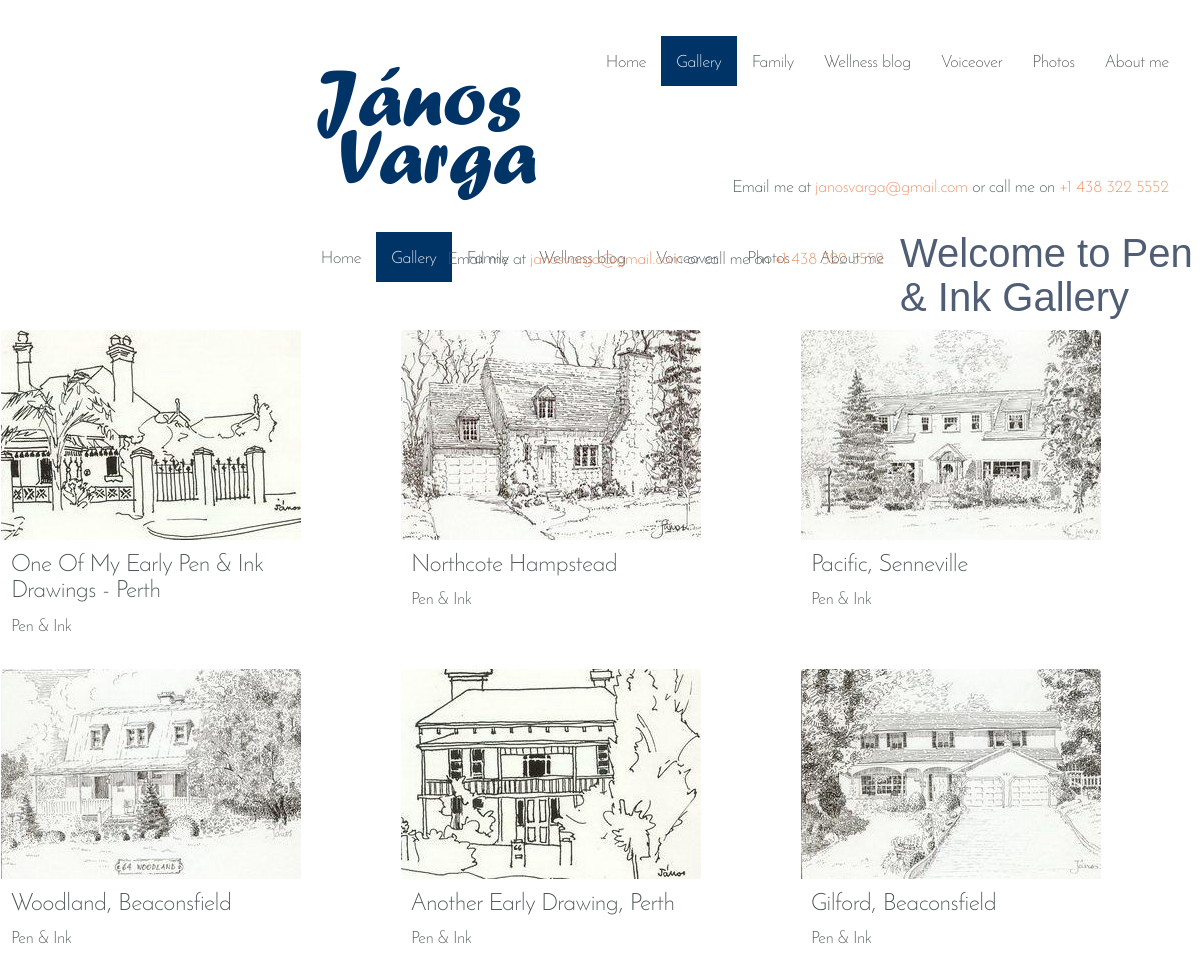
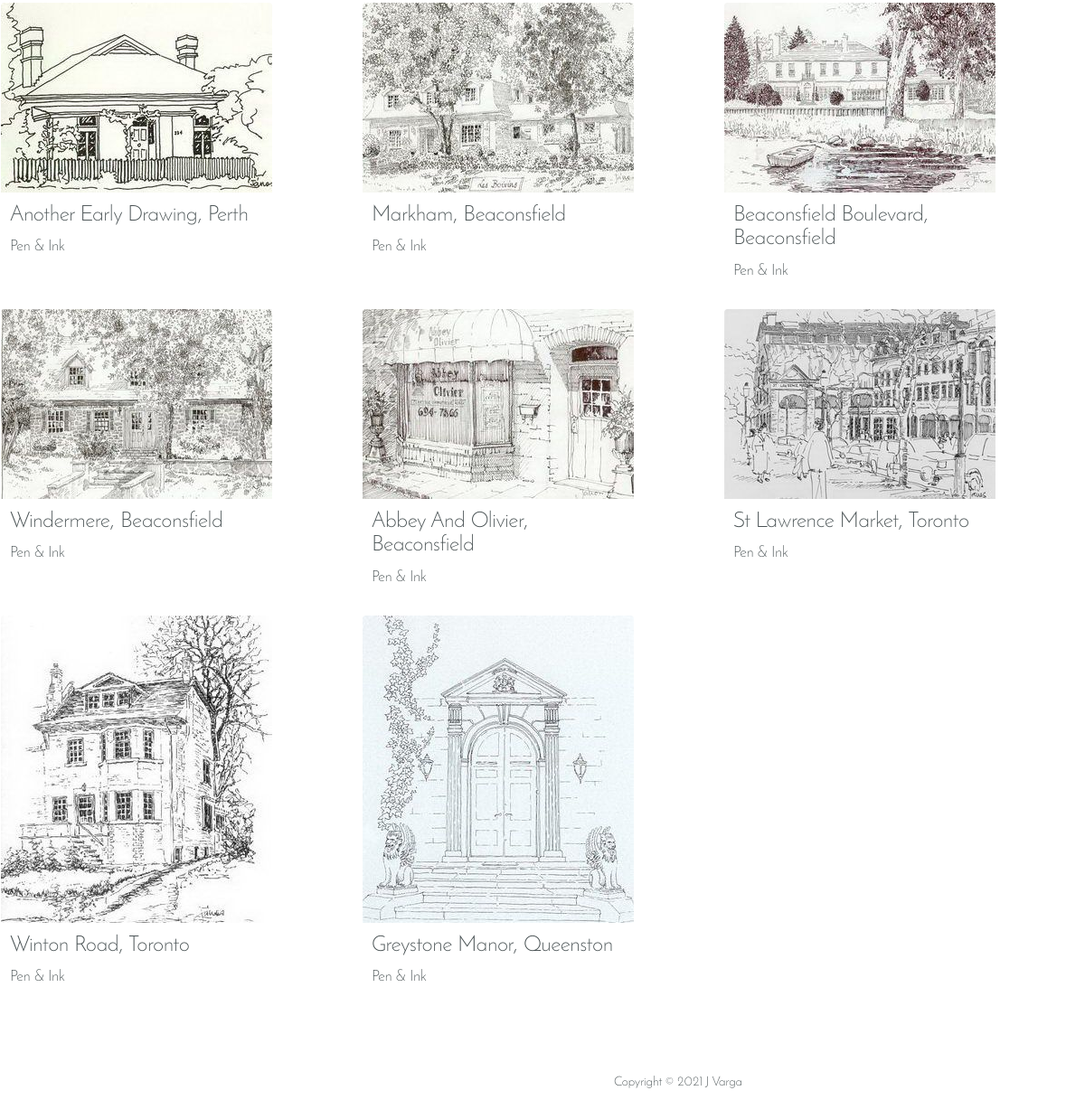
The app's page /penink-orig.php with its own data (2 pictures, top to bottom).
### tables this page shows
CREATE TABLE `settings` (
  `id` int(2) NOT NULL AUTO_INCREMENT,
  `pageName` varchar(255) NOT NULL,
  `titlePage` varchar(255) NOT NULL,
  `metaDescription` varchar(255) NOT NULL,
  `captionPage` varchar(255) NOT NULL,
  `imageLocation` varchar(255) NOT NULL,
  `header_1` varchar(255) NOT NULL,
  `header_2` varchar(255) NOT NULL,
  `header_3` varchar(255) NOT NULL,
  `text_1` text NOT NULL,
  `text_2` text NOT NULL,
  `text_3` text NOT NULL,
  PRIMARY KEY (`id`)
);

CREATE TABLE `gallery` (
  `id` int(11) NOT NULL AUTO_INCREMENT,
  `pageName` varchar(255) NOT NULL,
  `galleryName` varchar(255) NOT NULL,
  `fullGalleryName` varchar(255) NOT NULL,
  `pictureName` varchar(255) NOT NULL,
  `pictureDescription` text NOT NULL,
  `pictureDatas` text NOT NULL,
  `portrait` tinyint(1) NOT NULL,
  `fileName` varchar(255) NOT NULL,
  `indexOnPage` int(11) NOT NULL,
  PRIMARY KEY (`id`)
);

### penink-orig.php (the view, shortened to what this page needs)
<?php include ("blocks/db.php");
$result = mysql_query("SELECT titlePage, metaDescription, header_1, imageLocation FROM settings WHERE pageName='penink'",$db) or die("SQL error: ".mysql_error());
$myrow = mysql_fetch_array($result);
$header_1 = $myrow["header_1"];
$galleryName = "penink";
?>
<!DOCTYPE html>
<html lang="en">
<head>
  <link rel="stylesheet" type="text/css" href="css/main.css">
</head>
<body>
	<?php include("blocks/header.php"); ?>
	<div id="pagecontainer">
		<?php include("blocks/topnav.php"); ?>
		<?php include("blocks/contentgallery.php"); ?>
	</div>
	<?php include("blocks/footer.php"); ?>
</body>
</html>

### blocks/contentgallery.php
<div id='welcomtext' class="gallery">
    <h2><?php echo $header_1 ?></h2>
    <article>
        <ul class="gallery-list lightgallery">
<?php
    $num_posts=mysql_fetch_array(mysql_query("SELECT COUNT(*) FROM gallery WHERE galleryName='$galleryName'")) or die(mysql_error());
    $num_posts = $num_posts["COUNT(*)"];
    $resultPicture = mysql_query("Select pictureName, pictureDescription, pictureDatas, portrait, fileName from gallery where galleryName = '$galleryName' order by indexOnPage") or die(mysql_error());
    $data = mysql_fetch_array($resultPicture);
    $num_image = 0;
    do {
        $num_image = $num_image+1;
        if ($num_image == 1) {
            $num_prev = $num_posts;
        } else {
            $num_prev = $num_image-1;
        }
        if ($num_image == $num_posts) {
            $num_next = 1;
        } else {
            $num_next = $num_image+1;
        }
        print("<li class='col-lg-4 col-md-3 col-sm-6 col-xs-12 no-gutter' >");
        printf("
                <a class='lightgallery-slide-item' href='gallery/".$imageLocation."/watercolour/".$data['fileName']."'>
                    <figure>
                        <div class='img-container'>
                            <img src='gallery/".$imageLocation."/thumbs/".$data['fileName']."' alt='".ucfirst($data['pictureName'])."'>
                        </div>
                        <figcaption>
                            <h3>".$data['pictureName']."</h3>
                            <p>".$data['pictureDescription']."</p>
                            <p>".$data['pictureDatas']."</p>
                        </figcaption>
                    </figure>
                </a>
            </section>
        </li>", $num_image, $imageLocation, $data["fileName"], $data["pictureName"], $data["pictureName"], $data["pictureDescription"], $data["pictureDatas"], $num_image, $imageLocation, $data["fileName"], $data["pictureName"],$num_prev,$num_next);
        }
        while ( $data = mysql_fetch_array($resultPicture));
    ?>
        </ul>
    </article>
</div>

### records on screen
settings: header_1 "Welcome to Pen & Ink Gallery"
gallery: value "Northcote Hampstead Pen & Ink"
gallery: value "Pacific, Senneville Pen & Ink"
gallery: value "Woodland, Beaconsfield Pen & Ink"
gallery: value "Another Early Drawing, Perth Pen & Ink"
gallery: value "Gilford, Beaconsfield Pen & Ink"
gallery: value "Another Early Drawing, Perth Pen & Ink"
gallery: value "Markham, Beaconsfield Pen & Ink"
gallery: value "Beaconsfield Boulevard, Beaconsfield Pen & Ink"
gallery: value "Windermere, Beaconsfield Pen & Ink"
gallery: value "Abbey And Olivier, Beaconsfield Pen & Ink"
gallery: value "St Lawrence Market, Toronto Pen & Ink"
gallery: value "Winton Road, Toronto Pen & Ink"
gallery: value "Greystone Manor, Queenston Pen & Ink"
